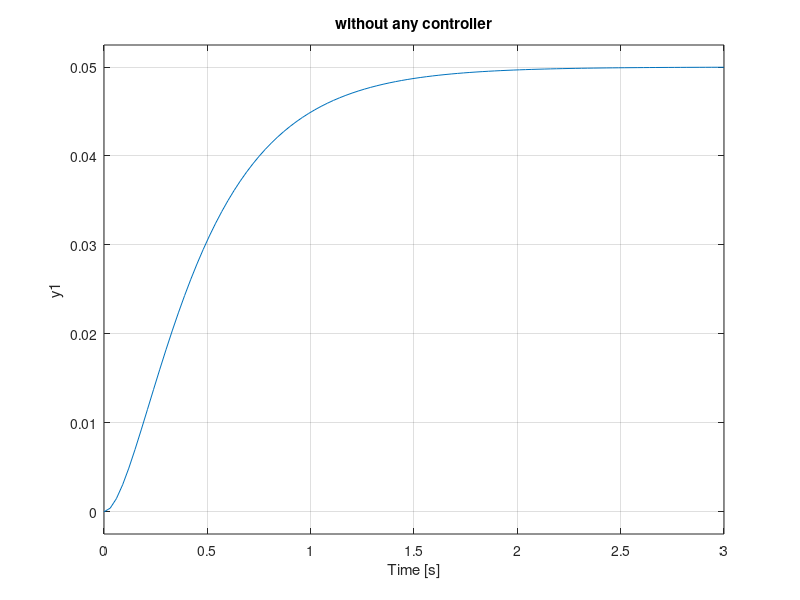
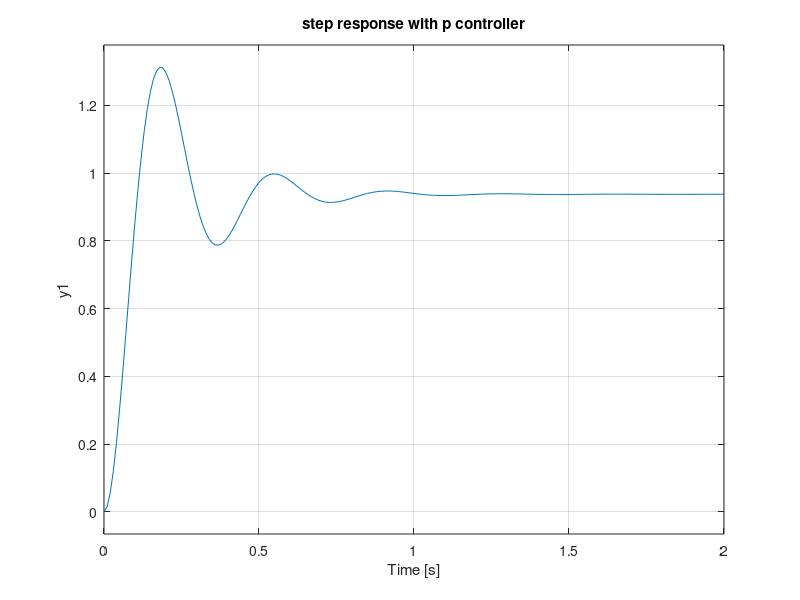
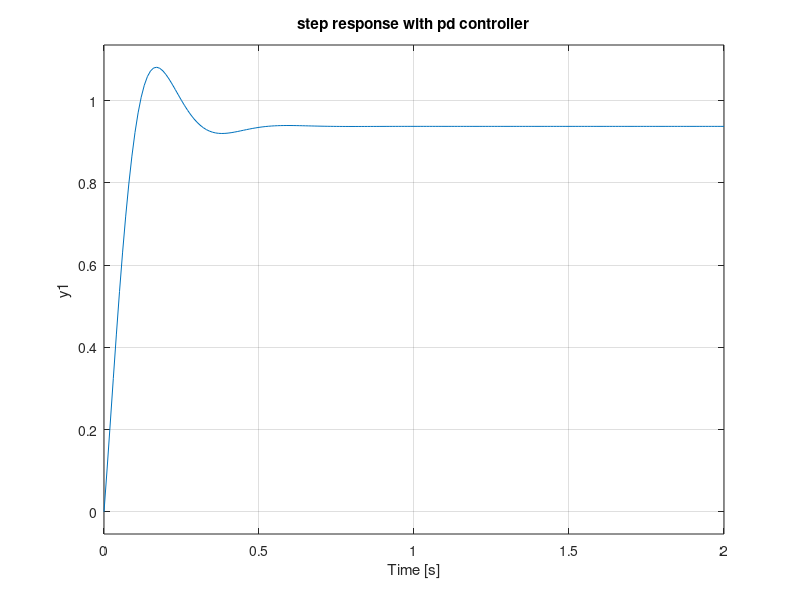
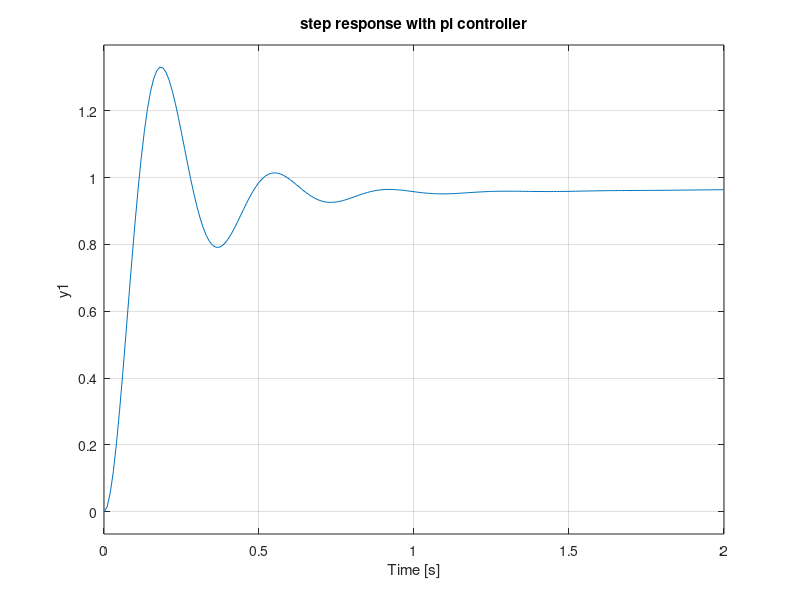

Reproduce these figures in MATLAB, in order.
clc;
clear;
close all;
s=tf('s');
G=1/(s^2+10*s+20);
figure(1)
step(G)
title('without any controller');

% p-controller
kp=300;
C=pid(kp,0,0);
plant=C*G;
a=feedback(plant,1);
b = 0:0.01:2;
figure(2)
step(a,b)
title('step response with p controller');

% pd-controller
kd=10;
kp=300;
C=pid(kp,0,kd);
plant=C*G;
a1=feedback(plant,1);
b1=0:0.01:2;
figure(3);
step(a1,b1)
title('step response with pd controller');



% pi-controller
kp=300;
ki=70;
C=pid(kp,ki,0);
plant=C*G;
a2=feedback(plant,1);
b2=0:0.01:2;
figure(4);
step(a2,b2)
title('step response with pi controller');

% pid-controller
kp=350;
ki=300;
kd=50;
C=pid(kp,ki,kd);
plant=C*G;
a3=feedback(plant,1);
b3=0:0.01:2;
figure(5)
step(a3,b3)
title('step response with pid controller');

%d
kd=10;
C=pid(0,0,kd);
plant=C*G;
a4=feedback(plant,1);
b4=0:0.01:2;
figure(6)
step(a4,b4)
title('step response with d controller');

%i
ki=70;
C=pid(0,ki,0);
plant=C*G;
a5=feedback(plant,1);
b5=0:0.01:2;
figure(7)
step(a5,b5)
title('step response with i controller');


%% comparision graph
figure(8)
step(a,b);
hold on;
step(a1,b1);
hold on;
step(a2,b2);
hold on;
step(a3,b3);
hold on;
step(a4,b4);
hold on;
step(a5,b5);
hold on;
